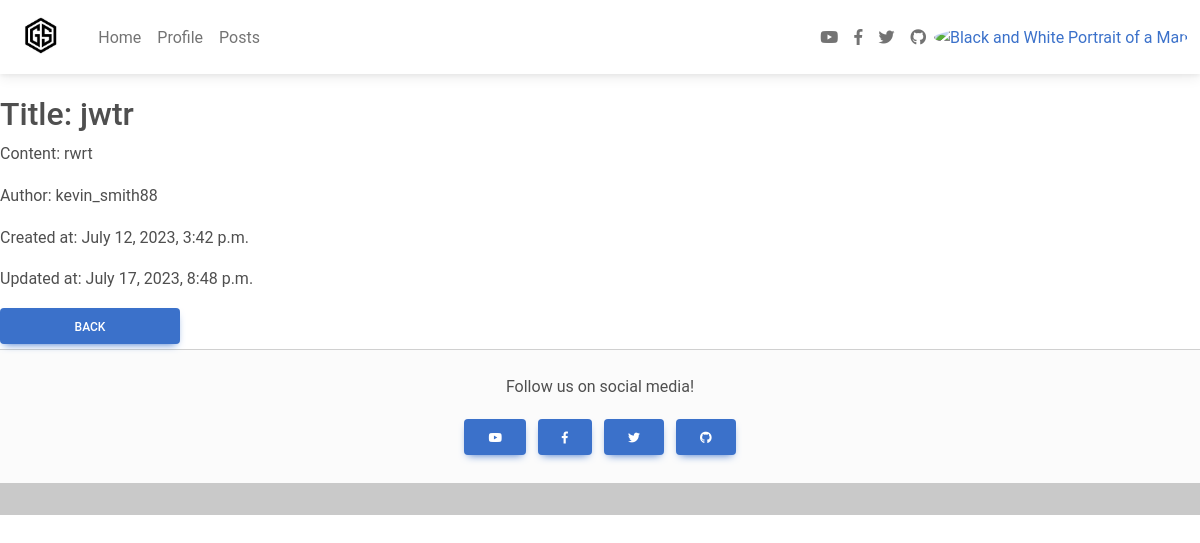
The page /posts/posts/36/ on the database as committed earlier.
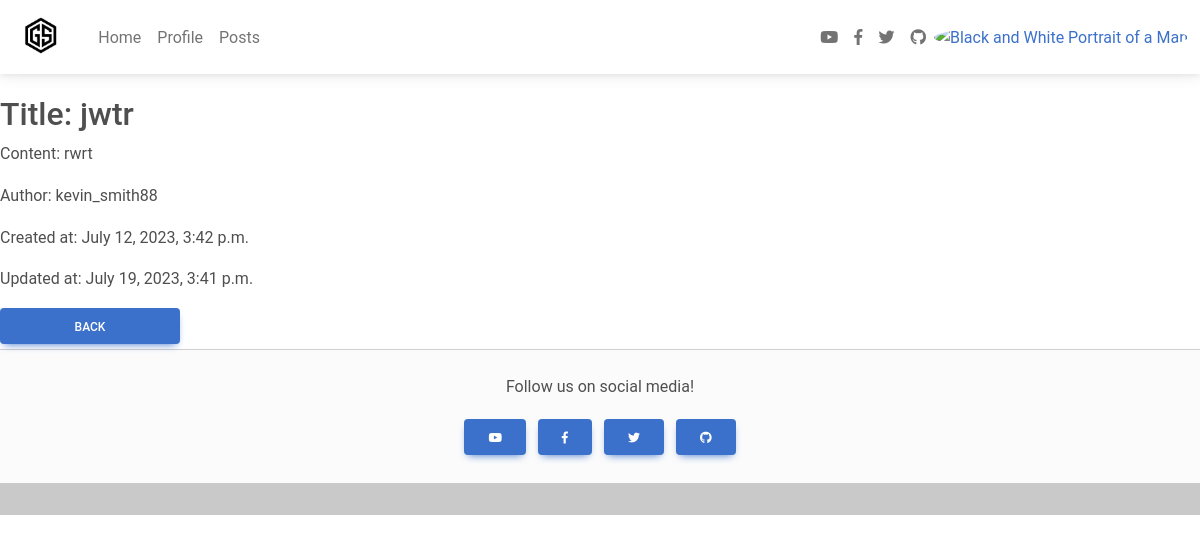
The same page on the database as committed later.
### posts/models.py (models this page shows, shortened)
class Post(models.Model):
    title = models.CharField(max_length=200)
    content = models.TextField()
    created_at = models.DateTimeField(auto_now_add=True)
    updated_at = models.DateTimeField(auto_now=True)
    created_by = models.ForeignKey(User, on_delete=models.CASCADE)
    liked_users = models.ManyToManyField(
        User, related_name='liked_posts', blank=True)
    disliked_users = models.ManyToManyField(
        User, related_name='disliked_posts', blank=True)

### posts/views.py (the view)
# urls.py: path('posts/<int:post_id>/', views.post_detail, name='post_detail'),
def post_detail(request, post_id):
    post = get_object_or_404(Post, id=post_id)
    return render(request, 'posts/post_detail.html', {'post': post})

### posts/templates/posts/post_detail.html (shortened to what this page needs)
{% extends 'blogProject/layout.html' %} {% load static %} {% block content %}
<html>
  <head>
    <link rel="stylesheet" href="{% static 'blog/css/globals.css' %}" />
  </head>
  <body>
    <div class="post-details-container">
      <h2>Title: {{ post.title }}</h2>
      <p>Content: {{ post.content }}</p>
      <p>Author: {{ post.created_by.username }}</p>
      <p>Created at: {{ post.created_at }}</p>
      <p>Updated at: {{ post.updated_at }}</p>
      <button id="backButton" class="btn btn-primary w-15">Back</button>
    </div>
  </body>
</html>
{% endblock %}

Rows that differ between the two databases and show on the page:
changed Post "jwtr": updated_at "July 17, 2023, 8:48 p.m." → "July 19, 2023, 3:41 p.m."
